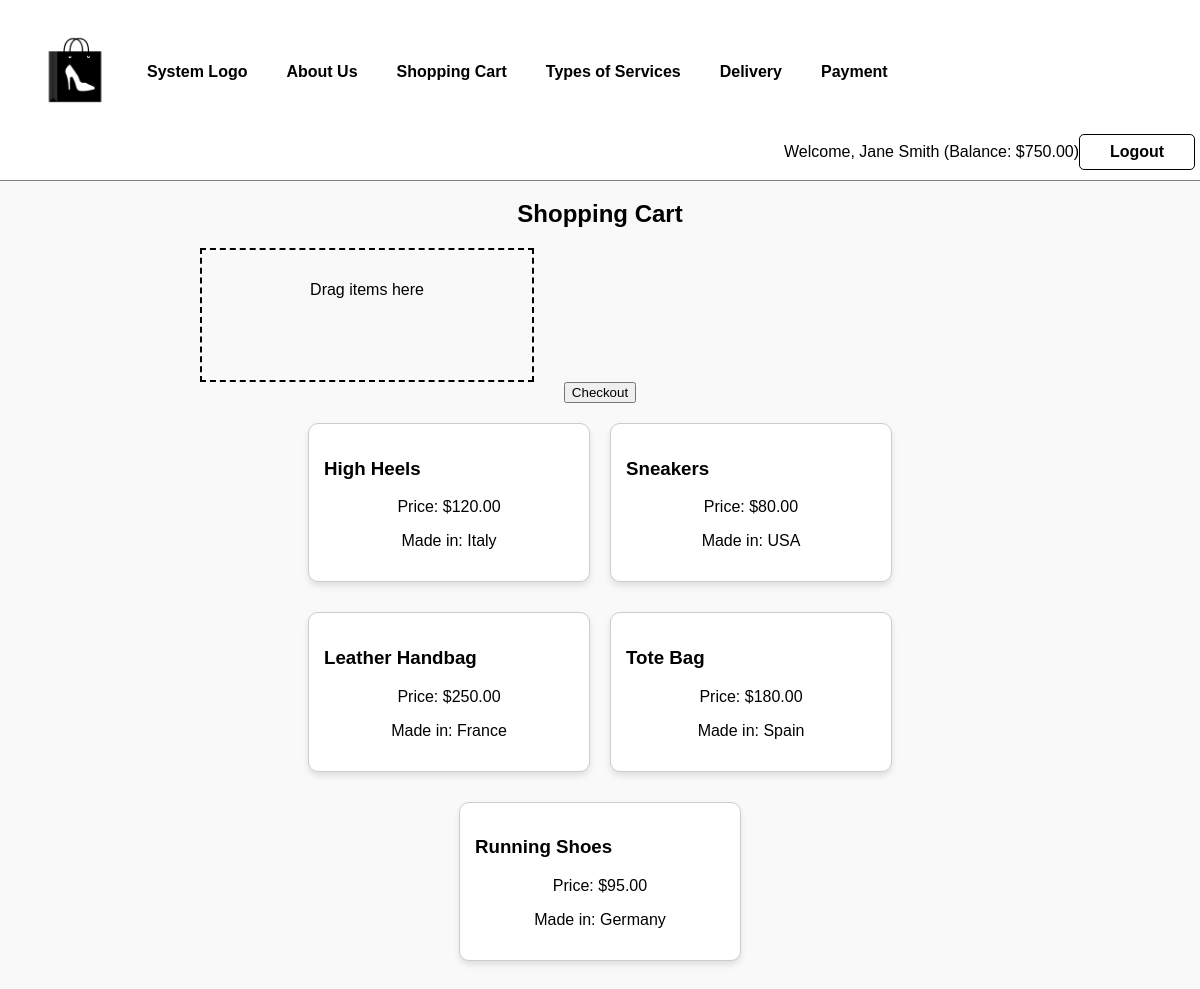
Screenshot of /php/shopping.php (signed in) with the database file from the repository.
### tables this page shows
CREATE TABLE User_Table (
    User_Id INT AUTO_INCREMENT PRIMARY KEY,
    Name VARCHAR(255) NOT NULL,
    Tel_No VARCHAR(20) UNIQUE NOT NULL,
    Email VARCHAR(255) UNIQUE NOT NULL,
    Address TEXT NOT NULL,
    City_Code VARCHAR(50),
    Login_Id VARCHAR(50) UNIQUE NOT NULL,
    Password VARCHAR(255) NOT NULL,
    Balance DECIMAL(10,2) DEFAULT 0
);

CREATE TABLE Item_Table (
    Item_Id INT AUTO_INCREMENT PRIMARY KEY,
    Item_Name VARCHAR(255) NOT NULL,
    Price DECIMAL(10,2) NOT NULL,
    Made_In VARCHAR(100),
    Department_Code VARCHAR(50)
);

### php/fetch_user.php (called while the page is built, shortened)
<?php
include '../db/db.php';
if (isset($_SESSION['user_id'])) {
    $user_id = $_SESSION['user_id'];
    $user_query = $conn->prepare("SELECT * FROM User_Table WHERE User_Id = ?");
    $user_query->bind_param("i", $user_id);
    $user_query->execute();
    $user = $user_query->get_result()->fetch_assoc();
}
?>

### php/fetch_products.php (called while the page is built)
<?php
include '../db/db.php';
$products = $conn->query("SELECT * FROM Item_Table");
?>

### php/shopping.php (the view, shortened to what this page needs)
<?php
include '../db/db.php';
include 'fetch_products.php';
?>
<!DOCTYPE html>
<html lang="en">
<head>
    <link rel="stylesheet" href="../css/style.css">
</head>
<body>
    <?php include 'header.php'; ?>
    <main>
        <h1>Shop Products</h1>
        <div class="cart-container">
            <h2>Shopping Cart</h2>
            <div id="cart" class="cart" ondrop="drop(event)" ondragover="allowDrop(event)">
                <p>Drag items here</p>
            </div>
            <button onclick="checkout()">Checkout</button>
        </div>
        <div class="product-list">
            <?php while ($row = $products->fetch_assoc()): ?>
                <div class="product" draggable="true" ondragstart="drag(event)"
                     data-id="<?= $row['Item_Id'] ?>"
                     data-name="<?= htmlspecialchars($row['Item_Name']) ?>"
                     data-price="<?= number_format($row['Price'], 2) ?>">
                    <h3><?= htmlspecialchars($row['Item_Name']) ?></h3>
                    <p>Price: $<?= number_format($row['Price'], 2) ?></p>
                    <p>Made in: <?= htmlspecialchars($row['Made_In']) ?></p>
                </div>
            <?php endwhile; ?>
        </div>
    </main>
</body>
</html>

### php/header.php (shortened to what this page needs)
<?php
include '../db/db.php';
include 'fetch_user.php';
?>
<header>
    <nav class="navbar">
        <div class="nav-left">
            <a href="index.php" class="logo">
                <img src="../img/OSP-logo.png" alt="OSP Logo" class="logo-img">
            </a>
            <ul class="nav-menu">
                <li><a href="logo.php">System Logo</a></li>
                <li><a href="about.php">About Us</a></li>
                <li><a href="shopping.php">Shopping Cart</a></li>
                <li><a href="services.php">Types of Services</a></li>
                <li><a href="delivery.php">Delivery</a></li>
                <li><a href="payment.php">Payment</a></li>
            </ul>
        </div>
        <div class="nav-right">
            <?php if ($user): ?>
                <span>Welcome, <?= htmlspecialchars($user['Name']) ?> (Balance: $<?= number_format($user['Balance'], 2) ?>)</span>
                <a href="logout.php" class="btn">Logout</a>
            <?php else: ?>
                <button class="btn" id="openAuthModal">Sign In</button>
            <?php endif; ?>
        </div>
    </nav>
</header>

### css/style.css (style rules this page uses)
body { font-family: Arial, sans-serif; margin: 0; padding: 0; background-color: #f9f9f9; }
.navbar { display: flex; flex-wrap: wrap; justify-content: space-between; align-items: center; background-color: white; padding: 10px 15px; border-bottom: 1px solid grey; position: fixed; top: 0; left: 0; width: 100%; max-width: none; margin: 0; z-index: 1000; height: auto; min-height: 60px; }
.nav-left { display: flex; align-items: center; }
.logo-img { width: 120px; height: auto; }
.nav-menu { list-style: none; display: flex; padding: 0; margin: 0; align-items: center; gap: 15px; }
.nav-menu li { white-space: nowrap; }
.nav-menu li a { text-decoration: none; color: black; font-weight: bold; padding: 8px 12px; transition: 0.3s; display: inline-block; }
.nav-right { display: flex; align-items: center; margin-left: auto; padding-right: 20px; flex-shrink: 0; position: static; right: 0; }
.btn { text-decoration: none; padding: 8px 12px; border-radius: 5px; font-weight: bold; color: black; background-color: white; border: 1px solid black; transition: 0.3s; width: auto; min-width: 90px; max-width: 120px; text-align: center; display: inline-block; white-space: nowrap; }
main { text-align: center; padding: 20px; max-width: 800px; margin: 100px auto 0; }
main h1, main h2, main p { text-align: center; }
.product-list { display: flex; flex-wrap: wrap; justify-content: center; gap: 20px; padding: 20px; }
.product { background: white; border: 1px solid #ddd; padding: 15px; border-radius: 10px; box-shadow: 0px 4px 6px rgba(0, 0, 0, 0.1); width: 250px; text-align: center; transition: 0.3s ease-in-out; }
.cart-container { margin-top: 20px; }
.cart { border: 2px dashed #000; padding: 15px; width: 300px; min-height: 100px; background-color: #f9f9f9; text-align: center; }
.product { border: 1px solid #ccc; padding: 15px; width: 250px; text-align: left; background: white; margin-bottom: 10px; cursor: grab; }

### rows the page displays
user_table: Name "Jane Smith", Balance "750.00"
item_table: Item_Name "High Heels", Price "120.00", Made_In "Italy"
item_table: Item_Name "Sneakers", Price "80.00", Made_In "USA"
item_table: Item_Name "Leather Handbag", Price "250.00", Made_In "France"
item_table: Item_Name "Tote Bag", Price "180.00", Made_In "Spain"
item_table: Item_Name "Running Shoes", Price "95.00", Made_In "Germany"
